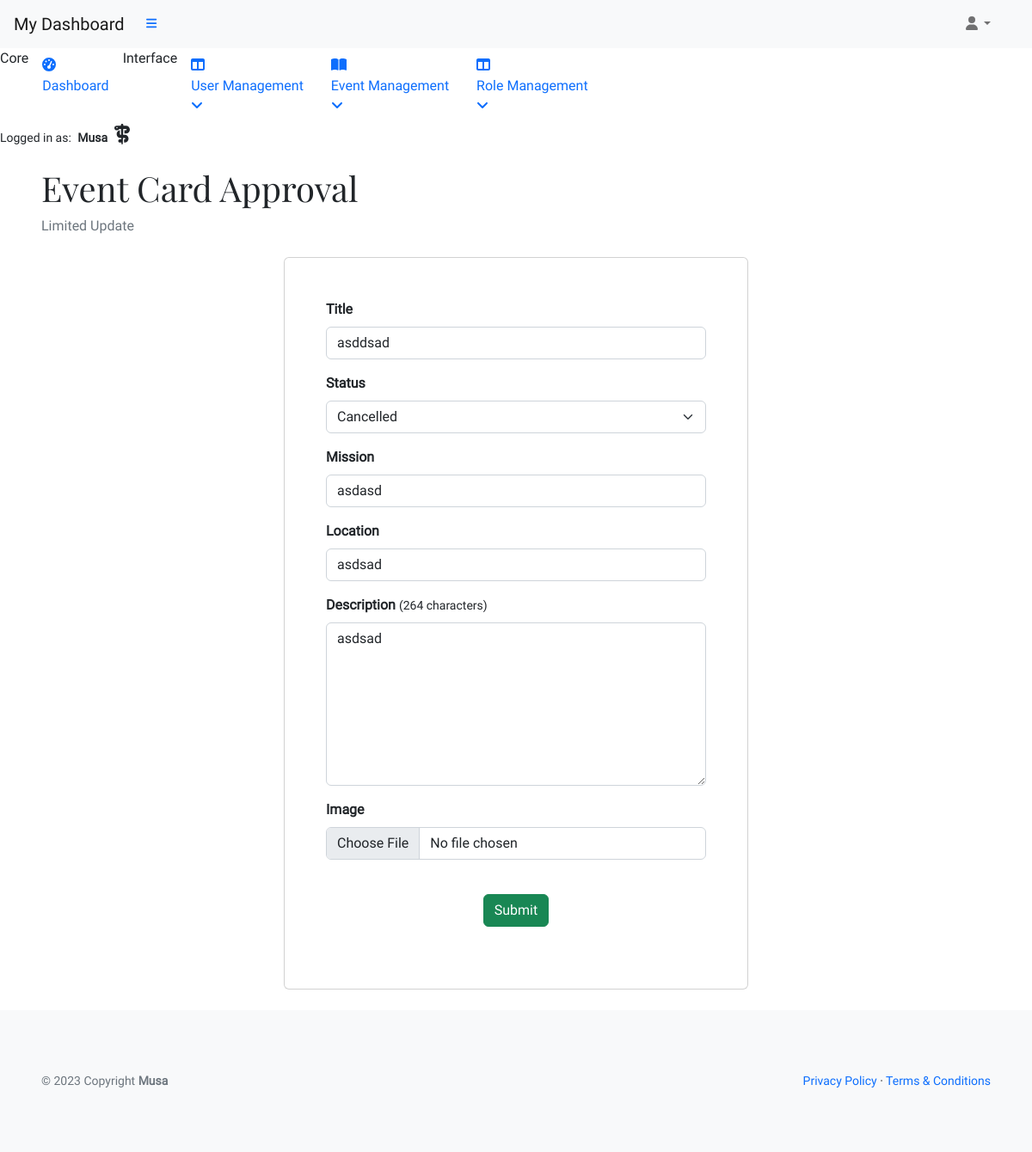
Screenshot of /office/approval/asddsad/ (signed in) with the database file from the repository.
### musa/models.py (models this page shows, shortened)
class UserProfile(AbstractUser):
    verified = models.BooleanField(default=False)
    role = models.IntegerField(choices=ROLES, default=0)
    user_card = models.ManyToManyField(
        'vote_management.VoteCard', through='vote_management.VoteRecord', related_name='user_cards')
    class Meta:
        ordering = ['username']

### vote_management/models.py (models this page shows, shortened)
class VoteCard(models.Model):
    title = models.CharField(max_length=20, unique=True)
    slug = models.SlugField(max_length=200, unique=True)
    author = models.ForeignKey(
        'musa.UserProfile', on_delete=models.CASCADE, related_name="card_author")
    category = models.ForeignKey(
        Category, on_delete=models.CASCADE, related_name="categories")
    mission = models.CharField(max_length=20)
    location = models.CharField(max_length=20)
    description = models.TextField(max_length=258)
    expire = models.DateField()
    event_image = CloudinaryField('image', default='placeholder')
    vote_record = models.ManyToManyField('musa.UserProfile', through='VoteRecord',
                                         related_name='user_votes', blank=True)
    candidates = models.ManyToManyField('ElectedPerson', related_name='vote_cards',
                                        blank=True)
    status = models.IntegerField(choices=STATUS, default=0)
    excerpt = models.TextField(blank=True)
    type = models.IntegerField(choices=CARD_TYPE, default=0)
    created_on = models.DateField(auto_now_add=True)
    class Meta:
        ordering = ['-created_on']

### vote_management/views.py (the view, shortened to what this page needs)
# urls.py: path('office/approval/<slug:slug>/', EventApprovalDetailView.as_view(),
class EventApprovalDetailView(AdminVoteCardDetailView):
    template_name = 'backend/admin-dashboard/approval.html'

### admin_profile/views.py (called while the page is built)
    def test_func(self):
        user_profile = self.request.user
        return user_profile and user_profile.role == 2

### vote_management/views.py (called while the page is built)
    def get(self, request, slug, *args, **kwargs):
        context = self.get_context_data(slug)
        return render(request, self.template_name, context)

    def get_context_data(self, slug):
        queryset = VoteCard.objects.order_by('-created_on')
        event = get_object_or_404(queryset, slug=slug)
        status = STATUS
        candidates = event.candidates.all()
        return {
            "event": event,
            "candidates": candidates,
            "status": status,
            "user_authenticated": self.request.user.is_authenticated
        }

### templates/backend/admin-dashboard/approval.html (shortened to what this page needs)
{% extends "backend/admin-dashboard/base.html" %}
{% load i18n %}
{% block content%}
<div id="layoutSidenav_content">
    <main>
        <div class="container-fluid px-5">
            <h1 class="mt-4">Event Card Approval</h1>
            <ol class="breadcrumb mb-4">
                <li class="breadcrumb-item active">Limited Update</li>
            </ol>
            {% if request.user.role == 0 %}
            <div class="alert alert-warning text-center" role="alert">
                In order to update a Voting Event you need to be an admin.
            </div>
            {% elif request.user.role == 2%}
            <div class="row d-flex justify-content-center align-items-center">
                <div class="col-xl-6 col-md-12 d-inline-block">
                    <form method="POST" class="card p-5" enctype="multipart/form-data">
                        <div class="mb-3">
                            <label for="title" class="form-label"><strong>Title</strong></label>
                            <input type="text" name="title" class="form-control" id="title" value="{{ event.title }}"
                                required>
                        </div>
                        <div class="mb-3">
                            <label for="status" class="form-label"><strong>Status</strong></label>
                            <select id="status" name="status" class="form-select" aria-label="Default select example">
                                <option value="{{ event.status }}" selected> {{ event.get_status_display }}</option>
                            </select>
                        </div>
                        <div class="mb-3">
                            <label for="mission" class="form-label"><strong>Mission</strong></label>
                            <input type="text" name="mission" class="form-control" id="mission"
                                value="{{ event.mission }}" required>
                        </div>
                        <div class="mb-3">
                            <label for="location" class="form-label"><strong>Location</strong></label>
                            <input type="text" name="location" class="form-control" id="location"
                                value="{{ event.location }}" required>
                        </div>
                        <div class="mb-3">
                            <label for="description" class="form-label">
                                <strong>Description</strong>
                                <small>(264 characters)</small>
                            </label>
                            <textarea name="description" class="form-control" id="description" maxlength="264" rows="4"
                                required>{{ event.description}}</textarea>
                        </div>
                        <div class="mb-3">
                            <label for="event_image" class="form-label"><strong>Image</strong></label>
                            <input type="file" name="event_image" id="event_image" class="form-control">
                        </div>
                        <div class="row my-4 text-center">
                            <div class="col-12 d-inline-block">
                                <button type="submit" class="btn btn-success">Submit</button>
                            </div>
                        </div>
                    </form>
                </div>
            </div>
            {% endif %}
        </div>
    </main>
</div>
{% endblock %}

### templates/backend/admin-dashboard/base.html (shortened to what this page needs)
{% load static %}
{% now "Y-m-d" as current_date %}
{% now "Y" as copyright %}
<!DOCTYPE html>
<html lang="en">
<head>
    <link href="https://cdn.jsdelivr.net/npm/simple-datatables@7.1.2/dist/style.min.css" rel="stylesheet" />
    <link href="{% static 'admin/vendor/css/styles.css' %}" rel="stylesheet" />
    <link rel="stylesheet" href="{% static 'custom/css/style.css' %}">
</head>
<body class="sb-nav-fixed">
    <nav class="sb-topnav navbar navbar-expand navbar-light bg-light">
        <a class="navbar-brand ps-3" href="{% url 'admin_dashboard' %}">My Dashboard</a>
        <button class="btn btn-link btn-sm order-1 order-lg-0 me-4 me-lg-0" id="sidebarToggle" href="#!"><i
                class="fas fa-bars"></i></button>
        <div class="d-md-inline-block form-inline ms-auto me-0 me-md-3 my-2 my-md-0">
            <ul class="navbar-nav ms-auto ms-md-0 me-3 me-lg-4">
                <li class="nav-item dropdown">
                    <a class="nav-link dropdown-toggle" id="navbarDropdown" href="#" role="button"
                        data-bs-toggle="dropdown" aria-expanded="false"><i class="fas fa-user fa-fw"></i></a>
                </li>
            </ul>
        </div>
    </nav>
    <div id="layoutSidenav">
        <div id="layoutSidenav_nav">
            <nav class="sb-sidenav accordion sb-sidenav-light" id="sidenavAccordion">
                <div class="sb-sidenav-menu">
                    <div class="nav">
                        <div class="sb-sidenav-menu-heading">Core</div>
                        <a class="nav-link" href="{% url 'admin_dashboard' %}">
                            <div class="sb-nav-link-icon"><i class="fas fa-tachometer-alt"></i></div>
                            Dashboard
                        </a>
                        <div class="sb-sidenav-menu-heading">Interface</div>
                        <a class="nav-link collapsed" href="#" data-bs-toggle="collapse"
                            data-bs-target="#collapseLayouts" aria-expanded="false" aria-controls="collapseLayouts">
                            <div class="sb-nav-link-icon"><i class="fas fa-columns"></i></div>
                            User Management
                            <div class="sb-sidenav-collapse-arrow"><i class="fas fa-angle-down"></i></div>
                        </a>
                        <a class="nav-link collapsed" href="#" data-bs-toggle="collapse" data-bs-target="#collapsePages"
                            aria-expanded="false" aria-controls="collapsePages">
                            <div class="sb-nav-link-icon"><i class="fas fa-book-open"></i></div>
                            Event Management
                            <div class="sb-sidenav-collapse-arrow"><i class="fas fa-angle-down"></i></div>
                        </a>
                        <a class="nav-link collapsed" href="#" data-bs-toggle="collapse" data-bs-target="#collapseRoles"
                            aria-expanded="false" aria-controls="collapseRoles">
                            <div class="sb-nav-link-icon"><i class="fas fa-columns"></i></div>
                            Role Management
                            <div class="sb-sidenav-collapse-arrow"><i class="fas fa-angle-down"></i></div>
                        </a>
                    </div>
                </div>
                <div class="sb-sidenav-footer">
                    <div class="small">Logged in as:
                        <span class="px-1"><strong>{{ request.user.username }}
                                {% if request.user.role == 2 %}
                                <i class="fa-solid fa-staff-snake px-1 fs-4 text"></i>
                                {% endif %}
                            </strong>
                        </span>
                    </div>
                </div>
            </nav>
        </div>
        {% block content %}
        {% endblock content %}
    </div>
    <footer class="py-4 bg-light mt-4">
        <div class="container-fluid p-5">
            <div class="d-flex align-items-center justify-content-between small">
                <div class="text-muted">        © {{ copyright }} Copyright
                    <a class="text-reset fw-bold" href="https://github.com/plexoio/musa">Musa</a></div>
                <div>
                    <a href="#">Privacy Policy</a>
                    &middot;
                    <a href="#">Terms &amp; Conditions</a>
                </div>
            </div>
        </div>
    </footer>
</body>
</html>

### static/custom/css/style.css (style rules this page uses)
* { font-family: 'Roboto', Fairplay, sans-serif; }
h1 { font-family: 'Fairplay', Roboto, sans-serif; }
a { text-decoration: none; }
#description { min-height: 190px; text-align: justify; }
input { border: none; }

### rows the page displays
UserProfile: user.username "Musa"
VoteCard: title "asddsad", status "Cancelled", mission "asdasd", location "asdsad", description "asdsad"

### other values shown
{{ copyright }} "2023"
